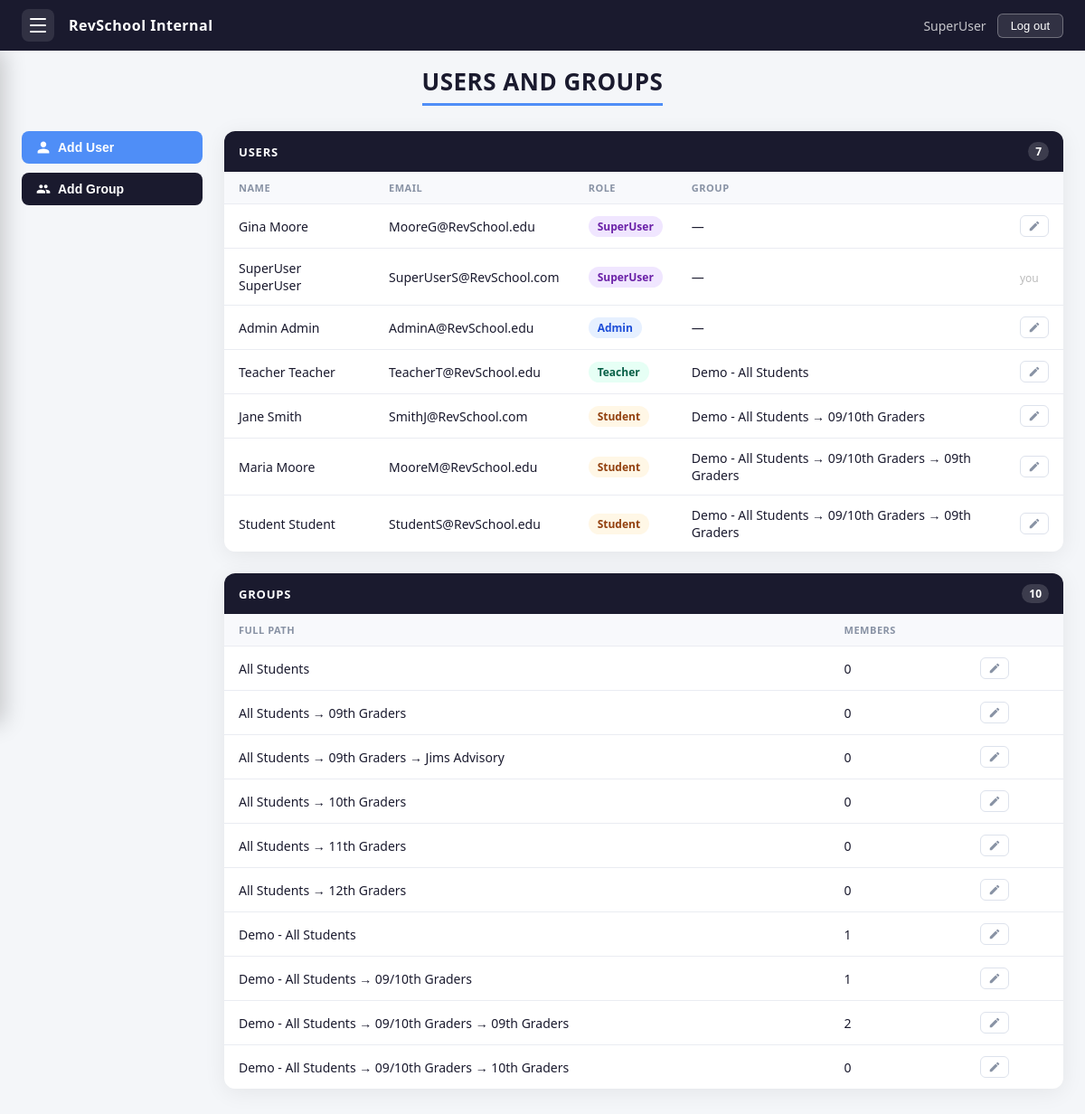
Screenshot of /users-and-groups/ (signed in) with the database file from the repository.
### myapp/models.py (models this page shows, shortened)
class UserProfile(models.Model):
    user = models.OneToOneField(
        'auth.User',
        on_delete=models.CASCADE,
        related_name='profile'
    )
    role = models.CharField(max_length=20, choices=ROLES, default='student')
    group = models.ForeignKey(
        Group,
        null=True,
        blank=True,
        on_delete=models.SET_NULL,
        related_name='members'
    )

class Group(models.Model):
    name = models.CharField(max_length=100)
    parent = models.ForeignKey(
        'self',
        null=True,
        blank=True,
        on_delete=models.SET_NULL,
        related_name='subgroups'
    )
    monday = models.ManyToManyField('Class', blank=True, related_name='monday_groups')
    tuesday = models.ManyToManyField('Class', blank=True, related_name='tuesday_groups')
    wednesday = models.ManyToManyField('Class', blank=True, related_name='wednesday_groups')
    thursday = models.ManyToManyField('Class', blank=True, related_name='thursday_groups')
    friday = models.ManyToManyField('Class', blank=True, related_name='friday_groups')
    class Meta:
        ordering = ['name']
    def __str__(self):
        names = [self.name]
        parent = self.parent
        while parent is not None:
            names.insert(0, parent.name)
            parent = parent.parent
        return ' → '.join(names)

### myapp/views/admin_views.py (the view, shortened to what this page needs)
# urls.py: path('users-and-groups/', views.users_and_groups, name='users_and_groups'),
def users_and_groups(request):
    user_errors     = request.session.pop('user_errors',     [])
    user_form_data  = request.session.pop('user_form_data',  {})
    group_errors    = request.session.pop('group_errors',    [])
    group_form_data = request.session.pop('group_form_data', {})
    edit_user_errors     = request.session.pop('edit_user_errors',     [])
    edit_user_form_data  = request.session.pop('edit_user_form_data',  {})
    edit_group_errors    = request.session.pop('edit_group_errors',    [])
    edit_group_form_data = request.session.pop('edit_group_form_data', {})
    ROLE_ORDER = {'superuser': 0, 'admin': 1, 'teacher': 2, 'student': 3}
    users = sorted(
        UserProfile.objects.all().select_related('user', 'group'),
        key=lambda p: (
            ROLE_ORDER.get(p.role, 99),
            str(p.group).lower() if p.group else '',
            p.user.last_name.lower(),
            p.user.first_name.lower(),
        )
    )
    groups          = sorted(Group.objects.all(), key=lambda g: str(g).lower())
    return render(request, 'myapp/users_and_groups.html', {
        'users':           users,
        'groups':          groups,
        'user_errors':     user_errors,
        'user_form_data':  user_form_data,
        'group_errors':    group_errors,
        'group_form_data': group_form_data,
        'edit_user_errors':     edit_user_errors,
        'edit_user_form_data':  edit_user_form_data,
        'edit_group_errors':    edit_group_errors,
        'edit_group_form_data': edit_group_form_data,
    })

### myapp/templates/myapp/users_and_groups.html (shortened to what this page needs)
{% extends 'myapp/base.html' %}
{% block content %}
<div class="page-wrapper">
    <h1 class="page-title"><span>Users and Groups</span></h1>
    <div class="page-layout">
        <div class="sidebar-actions">
            <button class="action-btn blue" onclick="openUserModal()">
                <svg viewBox="0 0 24 24" style="width:16px;height:16px;fill:#fff;flex-shrink:0;">
                    <path d="M12 12c2.7 0 4.8-2.1 4.8-4.8S14.7 2.4 12 2.4 7.2 4.5 7.2 7.2 9.3 12 12 12zm0 2.4c-3.2 0-9.6 1.6-9.6 4.8v2.4h19.2v-2.4c0-3.2-6.4-4.8-9.6-4.8z"/>
                </svg>
                Add User
            </button>
            <button class="action-btn dark" onclick="openAdminGroupModal()">
                Add Group
            </button>
        </div>
        <div class="content-panels">
            {% include 'myapp/uag_users_panel.html' %}
            {% include 'myapp/uag_groups_panel.html' %}
        </div>
    </div>
</div>
{% endblock %}

### myapp/templates/myapp/base.html (shortened to what this page needs)
<!DOCTYPE html>
<html lang="en">
<head>
</head>
<body data-has-auth-errors="{% if auth_error %}true{% else %}false{% endif %}">
<nav class="navbar">
    <div class="navbar-left">
        <button class="hamburger-btn" id="hamburgerBtn" onclick="toggleSidebar()" title="Navigation menu">
            <span></span>
            <span></span>
            <span></span>
        </button>
        <span class="navbar-brand">RevSchool Internal</span>
    </div>
    <div class="navbar-right">
        {% if user.is_authenticated %}
            <span class="navbar-username">{{ user.first_name|default:user.email }}</span>
            <form method="post" action="{% url 'logout' %}" style="margin:0">
                <button type="submit" class="logout-btn">Log out</button>
            </form>
        {% endif %}
    </div>
</nav>
<div class="page-content">
    {% block content %}{% endblock %}
</div>
</body>
</html>

### myapp/templates/myapp/uag_users_panel.html
<div class="panel">
    <div class="panel-header">
        <h2>Users</h2>
        <span class="panel-count">{{ users|length }}</span>
    </div>
    {% if users %}
    <table class="users-table">
        <thead>
            <tr>
                <th>Name</th>
                <th>Email</th>
                <th>Role</th>
                <th>Group</th>
                <th></th>
            </tr>
        </thead>
        <tbody>
            {% for profile in users %}
            <tr>
                <td>{{ profile.user.get_full_name }}</td>
                <td>{{ profile.user.email }}</td>
                <td>
                    <span class="role-badge role-{{ profile.role }}">
                        {{ profile.get_role_display }}
                    </span>
                </td>
                <td>{{ profile.group|default:"—" }}</td>
                <td>
                    {% if profile.user.id != request.user.id %}
                    <button class="edit-user-btn"
                        data-user-id="{{ profile.user.id }}"
                        data-first-name="{{ profile.user.first_name|escapejs }}"
                        data-last-name="{{ profile.user.last_name|escapejs }}"
                        data-email="{{ profile.user.email|escapejs }}"
                        data-role="{{ profile.role }}"
                        data-group-id="{{ profile.group.id|default:'' }}"
                        onclick="openEditUserModal(
                            this.dataset.userId,
                            this.dataset.firstName,
                            this.dataset.lastName,
                            this.dataset.email,
                            this.dataset.role,
                            this.dataset.groupId
                        )">
                        <svg viewBox="0 0 24 24" style="width:14px;height:14px;fill:currentColor;">
                            <path d="M3 17.25V21h3.75L17.81 9.94l-3.75-3.75L3 17.25zM20.71 7.04a1 1 0 000-1.41l-2.34-2.34a1 1 0 00-1.41 0l-1.83 1.83 3.75 3.75 1.83-1.83z"/>
                        </svg>
                    </button>
                    {% else %}
                    <span style="font-size:12px; color:#bbb;">you</span>
                    {% endif %}
                </td>
            </tr>
            {% endfor %}
        </tbody>
    </table>
    {% else %}
    <div class="empty-state">No users yet.</div>
    {% endif %}
</div>

### myapp/templates/myapp/uag_groups_panel.html
<div class="panel">
    <div class="panel-header">
        <h2>Groups</h2>
        <span class="panel-count">{{ groups|length }}</span>
    </div>
    {% if groups %}
    <table class="groups-table">
        <thead>
            <tr>
                <th>Full Path</th>
                <th>Members</th>
                <th></th>
            </tr>
        </thead>
        <tbody>
            {% for group in groups %}
            <tr>
                <td>{{ group }}</td>
                <td>{{ group.members.count }}</td>
                <td>
                    <button class="edit-user-btn"
                        data-group-id="{{ group.id }}"
                        data-group-name="{{ group.name|escapejs }}"
                        data-parent-id="{{ group.parent.id|default:'' }}"
                        onclick="openEditGroupModal(
                            this.dataset.groupId,
                            this.dataset.groupName,
                            this.dataset.parentId
                        )">
                        <svg viewBox="0 0 24 24" style="width:14px;height:14px;fill:currentColor;">
                            <path d="M3 17.25V21h3.75L17.81 9.94l-3.75-3.75L3 17.25zM20.71 7.04a1 1 0 000-1.41l-2.34-2.34a1 1 0 00-1.41 0l-1.83 1.83 3.75 3.75 1.83-1.83z"/>
                        </svg>
                    </button>
                </td>
            </tr>
            {% endfor %}
        </tbody>
    </table>
    {% else %}
    <div class="empty-state">No groups yet.</div>
    {% endif %}
</div>

### myapp/templates/myapp/base.html (style rules this page uses)
* { margin: 0; padding: 0; box-sizing: border-box; }
body { font-family: 'Segoe UI', sans-serif; background: #f4f6f9; color: #1a1a2e; }
.navbar { position: fixed; top: 0; left: 0; right: 0; height: 56px; background: #1a1a2e; display: flex; align-items: center; justify-content: space-between; padding: 0 24px; z-index: 300; }
.navbar-left { display: flex; align-items: center; gap: 16px; }
.navbar-brand { color: #fff; font-weight: 600; font-size: 16px; letter-spacing: 0.5px; }
.navbar-right { display: flex; align-items: center; gap: 12px; }
.navbar-username { color: rgba(255,255,255,0.75); font-size: 14px; }
.hamburger-btn { width: 36px; height: 36px; border-radius: 8px; border: none; background: rgba(255,255,255,0.1); cursor: pointer; display: flex; flex-direction: column; align-items: center; justify-content: center; gap: 5px; transition: background 0.2s; padding: 0; }
.hamburger-btn span { display: block; width: 18px; height: 2px; background: #fff; border-radius: 2px; transition: transform 0.3s, opacity 0.3s, width 0.3s; transform-origin: center; }
.logout-btn { background: rgba(255,255,255,0.1); border: 1.5px solid rgba(255,255,255,0.3); color: #fff; padding: 5px 14px; border-radius: 6px; font-size: 13px; cursor: pointer; transition: background 0.2s; }
.page-content { padding-top: 72px; padding-left: 24px; padding-right: 24px; }

### myapp/templates/myapp/users_and_groups.html (style rules this page uses)
.page-wrapper { max-width: 1200px; margin: 0 auto; padding-bottom: 40px; }
.page-title { text-align: center; font-size: 26px; font-weight: 700; letter-spacing: 0.5px; color: #1a1a2e; margin-bottom: 28px; text-transform: uppercase; font-family: 'Segoe UI', sans-serif; }
.page-title span { display: inline-block; border-bottom: 3px solid #4f8ef7; padding-bottom: 6px; }
.page-layout { display: grid; grid-template-columns: 200px 1fr; gap: 24px; align-items: start; }
.sidebar-actions { display: flex; flex-direction: column; gap: 10px; }
.action-btn { width: 100%; padding: 10px 16px; border: none; border-radius: 8px; font-size: 14px; font-weight: 600; cursor: pointer; transition: background 0.2s; text-align: left; display: flex; align-items: center; gap: 8px; }
.action-btn.blue { background: #4f8ef7; color: #fff; }
.action-btn.dark { background: #1a1a2e; color: #fff; }
.content-panels { display: flex; flex-direction: column; gap: 24px; }
.panel { background: #fff; border-radius: 12px; overflow: hidden; box-shadow: 0 4px 24px rgba(0,0,0,0.07); }
.panel-header { background: #1a1a2e; padding: 12px 16px; display: flex; align-items: center; justify-content: space-between; }
.panel-header h2 { color: #fff; font-size: 13px; font-weight: 600; letter-spacing: 0.8px; text-transform: uppercase; margin: 0; }
.panel-count { background: rgba(255,255,255,0.15); color: #fff; font-size: 12px; font-weight: 600; padding: 2px 8px; border-radius: 12px; }
.users-table, .groups-table { width: 100%; border-collapse: collapse; }
.users-table th, .groups-table th { background: #f8f9fc; padding: 10px 16px; text-align: left; font-size: 11px; font-weight: 600; letter-spacing: 0.5px; text-transform: uppercase; color: #8892a4; border-bottom: 1px solid #eaecf2; }
.users-table td, .groups-table td { padding: 12px 16px; font-size: 14px; color: #1a1a2e; border-bottom: 1px solid #eaecf2; }
.users-table tr:last-child td, .groups-table tr:last-child td { border-bottom: none; }
.role-badge { display: inline-block; padding: 3px 10px; border-radius: 20px; font-size: 12px; font-weight: 600; }
.role-superuser { background: #f0e6ff; color: #6b21a8; }
.role-admin { background: #e6f0ff; color: #1d4ed8; }
.role-teacher { background: #e6fff5; color: #065f46; }
.role-student { background: #fff7e6; color: #92400e; }
.edit-user-btn { background: none; border: 1.5px solid #dde2ec; border-radius: 6px; padding: 4px 8px; cursor: pointer; color: #8892a4; transition: color 0.2s, border-color 0.2s; display: inline-flex; align-items: center; }

### rows the page displays
UserProfile: user.get_full_name "Gina Moore", user.email "MooreG@RevSchool.edu", role "SuperUser", group "—"
UserProfile: user.get_full_name "SuperUser SuperUser", user.email "SuperUserS@RevSchool.com", role "SuperUser", group "—", shows "you"
UserProfile: user.get_full_name "Admin Admin", user.email "AdminA@RevSchool.edu", role "Admin", group "—"
UserProfile: user.get_full_name "Teacher Teacher", user.email "TeacherT@RevSchool.edu", role "Teacher", group "Demo - All Students"
UserProfile: user.get_full_name "Jane Smith", user.email "SmithJ@RevSchool.com", role "Student", group "Demo - All Students → 09/10th Graders"
UserProfile: user.get_full_name "Maria Moore", user.email "MooreM@RevSchool.edu", role "Student", group "Demo - All Students → 09/10th Graders → 09th Graders"
UserProfile: user.get_full_name "Student Student", user.email "StudentS@RevSchool.edu", role "Student", group "Demo - All Students → 09/10th Graders → 09th Graders"
Group: name+parent "All Students", members.count "0"
Group: name+parent "All Students → 09th Graders", members.count "0"
Group: name+parent "All Students → 09th Graders → Jims Advisory", members.count "0"
Group: name+parent "All Students → 10th Graders", members.count "0"
Group: name+parent "All Students → 11th Graders", members.count "0"
Group: name+parent "All Students → 12th Graders", members.count "0"
Group: name+parent "Demo - All Students", members.count "1"
Group: name+parent "Demo - All Students → 09/10th Graders", members.count "1"
Group: name+parent "Demo - All Students → 09/10th Graders → 09th Graders", members.count "2"
Group: name+parent "Demo - All Students → 09/10th Graders → 10th Graders", members.count "0"

### other values shown
{{ user.first_name|default:user.email }} "SuperUser"
{{ users|length }} "7"
{{ groups|length }} "10"
